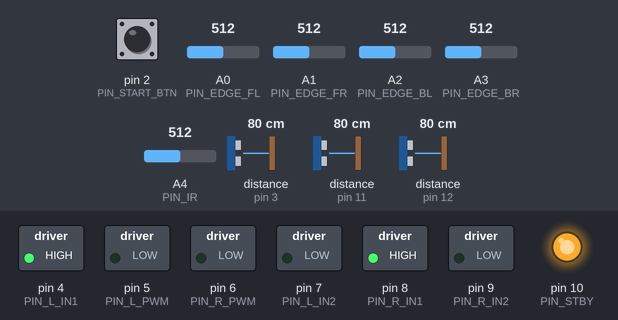
Recording of a sketch running on a simulated Arduino Uno, built with avr-gcc and run on an emulated ATmega328P. Parts: switched loads named in the sketch (green lamp = pin HIGH), output pins drawn as LEDs (lit = HIGH). The inputs (shaded band) are chosen by the test bench; at power-on: pin 2 (PIN_START_BTN) HIGH, distance to the obstacle (sensors on pin 3, pin 12, pin 11) 80 cm, A0 (PIN_EDGE_FL) = 512, A1 (PIN_EDGE_FR) = 512, A2 (PIN_EDGE_BL) = 512, A3 (PIN_EDGE_BR) = 512, A4 (PIN_IR) = 512. The echo pulse lasts 58.3 µs per cm.

Above: at 0.8 s.
0.9 s: pin 2 (PIN_START_BTN) pulled LOW for 0.15 s
4.0 s: distance to the obstacle (sensor on pin 3) set to 2 cm
At 6.9 s:
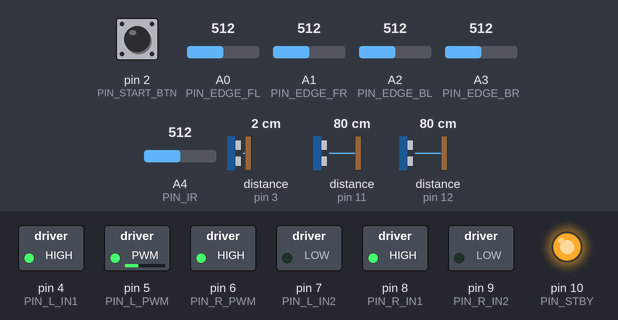
7.0 s: distance to the obstacle (sensor on pin 12) set to 52 cm
8.5 s: distance to the obstacle (sensor on pin 12) set to 41 cm
At 9.7 s:
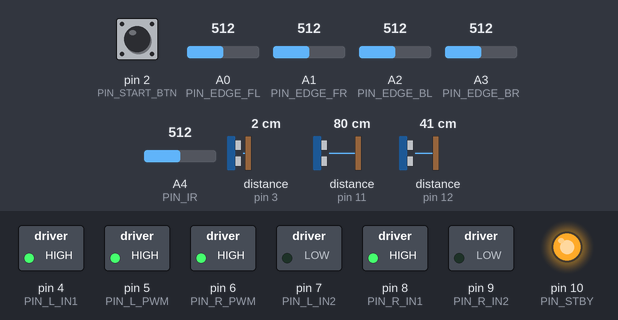
10.0 s: A0 (PIN_EDGE_FL) set to 487
At 10.3 s:
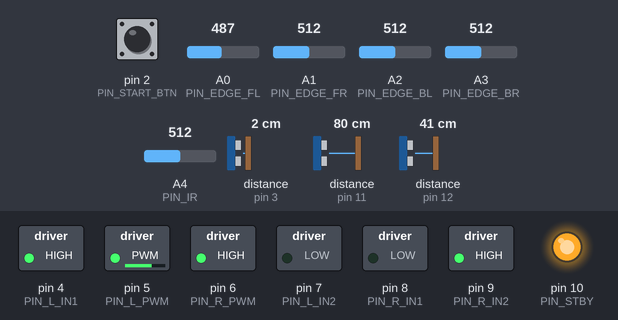
11.5 s: A1 (PIN_EDGE_FR) set to 487
At 12.6 s:
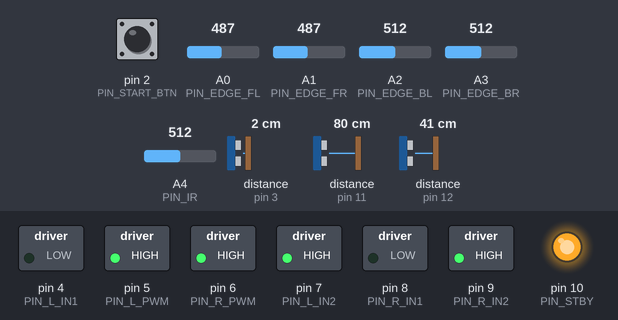
Timing chart, 0 to 14.0 s (numbered marks = the images above; inputs shaded):
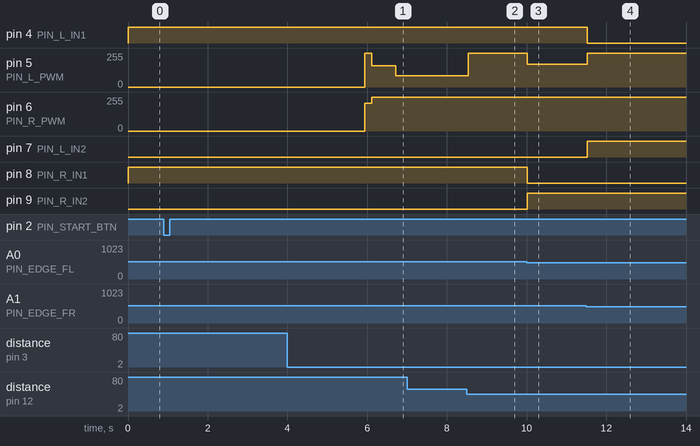

The sketch:

sumobot.ino
```cpp
/*
 * sumobot.ino — "Prototype side wedge" strategy (Phase 5 port of bots/wedge-lever.js)
 *
 * BUILD REQUIREMENT: this code assumes the asymmetric wedge chassis — the front wedge's
 * LEFT corner is the low one (near floor-scraping), the right side higher. The approach
 * arcs slightly right so that low left corner leads into contact and slips under, then
 * the bot levers left to swing onto the opponent's flank and drives them out.
 *
 * Sensor loadout: 3× HC-SR04 ultrasonic (−30°/0°/+30°) + 1× Sharp IR ranger (forward).
 * Ultrasonics are pinged ROUND-ROBIN, one per control tick — three blocking pings per
 * tick would blow the 20 ms loop budget, and simultaneous pings cross-talk. Readings
 * are cached and fused; a reading older than US_STALE_MS is ignored.
 *
 * Sim → hardware mapping (PLAN.md Phase 5):
 *   enemy / sensors   → 3 US + 1 IR fused into {detected, distance, bearing} below
 *   edge.fl/fr/bl/br  → downward reflectance sensors at the corners (white-line detect)
 *   setMotors(l, r)   → drive(l, r): PWM to the two motor drivers, -1..1 per wheel
 *   memory            → static globals (phase, lastBearing, timers)
 *   control tick      → loop() at a fixed LOOP_MS rate
 *
 * Rules honoured: 5 s start freeze after the button press (sensors live, motors dead);
 * search always spins so the bot never sits still (> 5 s stationary = loss); max 2
 * driven wheels; the wedge is passive. Fit your stream's fuse (1–5 A Standard).
 * ⚠ COMPLIANCE CHECK: confirm with RAMSoc whether the downward reflectance edge sensors
 * count against the "up to 4 IR sensors" cap — 4 edge + 1 IR ranger would be 5 if so.
 */

#include <Arduino.h>
#include <math.h>

/* ================= PINS — EDIT to match your wiring ================= */
// Motor driver: TB6612FNG-style (PWM + two direction pins per motor).
// For an L298N wire ENA/ENB to the PWM pins and IN1..IN4 to the direction pins.
const uint8_t PIN_L_PWM = 5,  PIN_L_IN1 = 4,  PIN_L_IN2 = 7;   // left wheel
const uint8_t PIN_R_PWM = 6,  PIN_R_IN1 = 8,  PIN_R_IN2 = 9;   // right wheel
const int8_t  PIN_STBY  = 10;                                  // TB6612 STBY; set -1 if unused

const uint8_t PIN_START_BTN = 2;   // momentary button to GND (INPUT_PULLUP); press starts the 5 s freeze

// Downward corner reflectance sensors (analog). f=front, b=back, l=left, r=right.
const uint8_t PIN_EDGE_FL = A0, PIN_EDGE_FR = A1, PIN_EDGE_BL = A2, PIN_EDGE_BR = A3;

// 3× HC-SR04 ultrasonic at mount angles. Default wiring is SINGLE-PIN mode (TRIG and
// ECHO tied together on one pin — the code mode-switches around each ping), which fits
// the Nano's pin budget. If your modules misbehave single-pin, give each its own ECHO
// pin and update US_ECHO (you'll need to free pins — e.g. tie STBY high and set -1).
const uint8_t N_US = 3;
const uint8_t US_TRIG[N_US]  = { 3, 11, 12 };
const uint8_t US_ECHO[N_US]  = { 3, 11, 12 };   // == TRIG → single-pin mode
const int8_t  US_ANGLE[N_US] = { -30, 0, 30 };  // deg, + = right (same sign convention as the sim)

// 1× Sharp IR ranger (GP2Y0A21YK0F, valid 10–80 cm), facing forward. Mount it recessed
// ~10 cm behind the wedge tip — Sharp output folds back below 10 cm. (The ultrasonics
// cover contact range natively, so the IR is a second opinion, not the close sensor.)
const uint8_t PIN_IR   = A4;
const int8_t  IR_ANGLE = 0;

#define USE_BUMP 0           // 1 = limit switch on the wedge face — the robust "we're engaged" signal
#if USE_BUMP
const uint8_t PIN_BUMP = 13; // switch to GND, INPUT_PULLUP (note: D13's onboard LED can fight the
                             // pullup on some boards — move it if reads are flaky)
#endif

#define DEBUG 0              // 1 = phase/sensor prints on Serial @115200 (adds loop time — off for bouts)

/* ================= TUNING — calibrate ringside, see firmware/README.md ================= */
const uint16_t LOOP_MS   = 20;      // 50 Hz control tick (sim runs 120 Hz; thresholds below are time-based)
const uint16_t FREEZE_MS = 5000;    // rules: 5 s start delay

// Edge sensing. QTR-style analog boards read LOW over the white border (more reflection);
// some digital boards are inverted. VERIFY with DEBUG before the first bout — an inverted
// edge sense is an instant self-out.
#define EDGE_WHITE_IS_LOW 1
const int EDGE_THRESH = 500;        // analog split point between black ring and white border. CALIBRATE

// Enemy sensing. Offsets correct the measured ~5 cm under-read so everything downstream
// (CLOSE_CM, LOST_CM, bearing fusion) works in TRUE centimetres. Re-verify each sensor
// type on the final mount — if the "under-read" was measured from the wedge tip rather
// than the sensor face, it's recess geometry, not sensor error, and belongs at 0.
const float    US_OFFSET_CM = 5.0f; // HC-SR04 correction
const float    IR_OFFSET_CM = 5.0f; // Sharp correction
const float    SENSE_MAX_CM = 80;   // detection range (sim SENSOR_RANGE)
const uint16_t US_STALE_MS  = 150;  // ignore cached ultrasonic readings older than this
const float    CLOSE_CM     = 15;   // "contact range" (sim: 14)
const float    LOST_CM      = 22;   // push phase: disengage beyond this (sim: 22)

// The lever maneuver.
const uint16_t ENGAGE_MS      = 150;  // sustained-close time = "low corner is under" (sim: 8 ticks ≈ 67 ms)
const float    LEVER_EXIT_DEG = 25;   // bearing swing = "flank exposed". Sim used 45°, but the fused
                                      // bearing can never exceed the outermost mount angle (±30° here),
                                      // so exit just inside it — or on the timeout below.
const uint16_t LEVER_MAX_MS   = 600;  // FOV fallback: if the swing can't be confirmed, commit to the push
const uint16_t EDGE_LATCH_MS  = 120;  // hold an edge evasive at least this long (debounces sensor chatter)

// Drive shape (duty ratios; real drivetrains differ from the sim — tune these ringside).
const float APPROACH_ARC = 0.78;    // right-wheel duty on approach: slight right arc → low LEFT corner leads
const float LEVER_INSIDE = 0.55;    // left-wheel duty while levering left (right wheel at 1.0)
const float PUSH_ARC     = 0.2;     // inside-wheel duty when steering during the push
const float STEER_DEG    = 8;       // push-phase steering deadband
const float SEARCH_SPIN  = 0.55;    // search spin duty

// Motor linearisation.
const uint8_t MIN_DUTY = 40;        // PWM below this doesn't turn the wheels. CALIBRATE
const float   TRIM_L = 1.00, TRIM_R = 1.00;  // balance so drive(1,1) tracks straight. CALIBRATE

/* ================= types + state ("memory" in the sim) ================= */
struct Edge  { bool fl, fr, bl, br; };
struct Enemy { bool detected; float distance; float bearing; };
enum Phase : uint8_t { APPROACH, LEVER, PUSH };

Phase    phase        = APPROACH;
float    lastBearing  = 0;      // sim: memory.lastBearing — which side to search toward
uint32_t closeSinceMs = 0;      // sim: memory.eng — 0 = not currently close
uint32_t leverStartMs = 0;
uint32_t freezeEndMs  = 0;
uint8_t  edgeLatch    = 0;      // 0 none · 1 both-front · 2 FL · 3 FR · 4 rear
uint32_t edgeLatchEnd = 0;
uint32_t lastTickMs   = 0;

// Ultrasonic round-robin cache.
float    usDist[N_US] = { NAN, NAN, NAN };
uint32_t usSeen[N_US] = { 0, 0, 0 };
uint8_t  usNext       = 0;

/* ================= motors ================= */
void motorWrite(uint8_t pwmPin, uint8_t in1, uint8_t in2, float cmd, float trim) {
  cmd = constrain(cmd * trim, -1.0f, 1.0f);
  digitalWrite(in1, cmd >= 0 ? HIGH : LOW);
  digitalWrite(in2, cmd >= 0 ? LOW  : HIGH);
  float mag = fabsf(cmd);
  analogWrite(pwmPin, mag < 0.02f ? 0 : (uint8_t)(MIN_DUTY + mag * (255 - MIN_DUTY)));
}

// setMotors(l, r) from the sim: each wheel -1..1.
void drive(float l, float r) {
  motorWrite(PIN_L_PWM, PIN_L_IN1, PIN_L_IN2, l, TRIM_L);
  motorWrite(PIN_R_PWM, PIN_R_IN1, PIN_R_IN2, r, TRIM_R);
}

/* ================= sensors ================= */
bool overWhite(uint8_t pin) {
  int raw = analogRead(pin);
#if EDGE_WHITE_IS_LOW
  return raw < EDGE_THRESH;
#else
  return raw > EDGE_THRESH;
#endif
}

Edge readEdges() {
  Edge e;
  e.fl = overWhite(PIN_EDGE_FL); e.fr = overWhite(PIN_EDGE_FR);
  e.bl = overWhite(PIN_EDGE_BL); e.br = overWhite(PIN_EDGE_BR);
  return e;
}

// One HC-SR04 ping. Handles single-pin mode (TRIG == ECHO) by mode-switching.
float usPingCm(uint8_t i) {
  uint8_t t = US_TRIG[i], e = US_ECHO[i];
  if (t == e) pinMode(t, OUTPUT);
  digitalWrite(t, LOW);  delayMicroseconds(2);
  digitalWrite(t, HIGH); delayMicroseconds(10);
  digitalWrite(t, LOW);
  if (t == e) pinMode(e, INPUT);
  uint32_t us = pulseIn(e, HIGH, 5000);      // ~86 cm cap → ≤5 ms block, keeps the 50 Hz tick
  if (!us) return NAN;
  float d = us / 58.0f + US_OFFSET_CM;
  return d > SENSE_MAX_CM ? NAN : d;
}

// GP2Y0A21YK0F voltage→cm. Swap the curve if you mount a different ranger. CALIBRATE.
float irReadCm(uint8_t pin) {
  float v = analogRead(pin) * (5.0f / 1023.0f);
  if (v < 0.45f) return NAN;                 // beyond range — nothing there
  float d = 27.86f * powf(v, -1.15f) + IR_OFFSET_CM;
  if (d < 4 || d > SENSE_MAX_CM) return NAN;
  return d;
}

// Fold one valid reading into the fused enemy estimate.
void fold(Enemy &en, float &wSum, float &aSum, float d, int8_t angle) {
  en.detected = true;
  if (d < en.distance) en.distance = d;
  float w = SENSE_MAX_CM - d;                // nearer readings dominate the bearing
  wSum += w; aSum += w * angle;
}

// Fuse like the sim's `enemy`: detected / nearest distance / proximity-weighted bearing.
// Pings ONE ultrasonic per call (round-robin) — full sweep every 3 ticks (60 ms).
Enemy senseEnemy() {
  uint32_t now = millis();
  usDist[usNext] = usPingCm(usNext);
  usSeen[usNext] = now;
  usNext = (usNext + 1) % N_US;

  Enemy en = { false, 1e9f, 0 };
  float wSum = 0, aSum = 0;
  for (uint8_t i = 0; i < N_US; i++) {
    if (isnan(usDist[i]) || now - usSeen[i] > US_STALE_MS) continue;
    fold(en, wSum, aSum, usDist[i], US_ANGLE[i]);
  }
  float ir = irReadCm(PIN_IR);
  if (!isnan(ir)) fold(en, wSum, aSum, ir, IR_ANGLE);
  if (en.detected && wSum > 0) en.bearing = aSum / wSum;
  return en;
}

bool bumpPressed() {
#if USE_BUMP
  return digitalRead(PIN_BUMP) == LOW;
#else
  return false;
#endif
}

/* ================= setup: arm → button → 5 s freeze ================= */
void setup() {
  pinMode(PIN_L_PWM, OUTPUT); pinMode(PIN_L_IN1, OUTPUT); pinMode(PIN_L_IN2, OUTPUT);
  pinMode(PIN_R_PWM, OUTPUT); pinMode(PIN_R_IN1, OUTPUT); pinMode(PIN_R_IN2, OUTPUT);
  if (PIN_STBY >= 0) { pinMode(PIN_STBY, OUTPUT); digitalWrite(PIN_STBY, HIGH); }
  pinMode(PIN_START_BTN, INPUT_PULLUP);
  for (uint8_t i = 0; i < N_US; i++) {
    if (US_TRIG[i] != US_ECHO[i]) { pinMode(US_TRIG[i], OUTPUT); pinMode(US_ECHO[i], INPUT); }
    // single-pin sensors are mode-switched per ping in usPingCm()
  }
#if USE_BUMP
  pinMode(PIN_BUMP, INPUT_PULLUP);
#endif
#if DEBUG
  Serial.begin(115200);
  Serial.println(F("side-wedge: armed, waiting for start button"));
#endif
  drive(0, 0);
  while (digitalRead(PIN_START_BTN) == HIGH) {}   // wait for the press
  delay(30);                                      // debounce
  freezeEndMs = millis() + FREEZE_MS;
}

/* ================= control tick — mirrors bots/wedge-lever.js ================= */
void loop() {
  uint32_t now = millis();
  if (now - lastTickMs < LOOP_MS) return;
  lastTickMs = now;

  Edge  e  = readEdges();
  Enemy en = senseEnemy();

#if DEBUG
  static uint32_t dbgMs = 0;
  if (now - dbgMs > 250) {
    dbgMs = now;
    Serial.print(F("ph=")); Serial.print(phase);
    Serial.print(F(" det=")); Serial.print(en.detected);
    Serial.print(F(" d=")); Serial.print(en.distance);
    Serial.print(F(" brg=")); Serial.print(en.bearing);
    Serial.print(F(" us=")); Serial.print(usDist[0]); Serial.print('/');
    Serial.print(usDist[1]); Serial.print('/'); Serial.print(usDist[2]);
    Serial.print(F(" edge=")); Serial.print(e.fl); Serial.print(e.fr);
    Serial.print(e.bl); Serial.println(e.br);
  }
#endif

  // --- 5 s start freeze: motors dead, sensors live — plan into memory (sim: frozen) ---
  if (now < freezeEndMs) {
    if (en.detected) lastBearing = en.bearing;
    drive(0, 0);
    return;
  }

  // --- SELF-PRESERVATION first — overrides every phase (sim: edge guard preamble) ---
  uint8_t evade = 0;
  if      (e.fl && e.fr) evade = 1;
  else if (e.fl)         evade = 2;
  else if (e.fr)         evade = 3;
  else if (e.bl || e.br) evade = 4;
  if (evade) { edgeLatch = evade; edgeLatchEnd = now + EDGE_LATCH_MS; }
  else if ((int32_t)(now - edgeLatchEnd) >= 0) edgeLatch = 0;

  if (edgeLatch) {
    switch (edgeLatch) {
      case 1: drive(-1, -1);       break;   // both front corners on the line → straight back
      case 2: drive(0.6f, -1);     break;   // front-left → back off swinging right
      case 3: drive(-1, 0.6f);     break;   // front-right → back off swinging left
      case 4: drive(1, 1);         break;   // rear corner → drive forward into the ring
    }
    if (edgeLatch != 4) { phase = APPROACH; closeSinceMs = 0; }
    return;
  }

  // --- ENGAGEMENT: approach → lever → push (the side-wedge maneuver) ---
  if (en.detected) {
    lastBearing = en.bearing;
    bool close = en.distance < CLOSE_CM || bumpPressed();

    switch (phase) {
      case APPROACH:
        // Arc in with a slight right bias so the LOW LEFT wedge corner leads into contact.
        drive(1, APPROACH_ARC);
        if (close) { if (!closeSinceMs) closeSinceMs = now; }
        else closeSinceMs = 0;
        if (closeSinceMs && now - closeSinceMs >= ENGAGE_MS) {   // proxy for "low corner is under"
          phase = LEVER; leverStartMs = now;
        }
        break;

      case LEVER:
        // Turn left while pushing (right wheel faster) → lever them around, swing onto the flank.
        drive(LEVER_INSIDE, 1);
        if (fabsf(en.bearing) > LEVER_EXIT_DEG ||
            now - leverStartMs >= LEVER_MAX_MS) phase = PUSH;    // flank exposed (or FOV can't confirm — commit)
        if (!close) { phase = APPROACH; closeSinceMs = 0; }      // slipped off — re-approach
        break;

      case PUSH:
        // Drive through their exposed side.
        if      (en.bearing >  STEER_DEG) drive(1, PUSH_ARC);
        else if (en.bearing < -STEER_DEG) drive(PUSH_ARC, 1);
        else                              drive(1, 1);
        if (en.distance > LOST_CM) { phase = APPROACH; closeSinceMs = 0; }
        break;
    }
    return;
  }

  // --- SEARCH: spin toward the last known side. Always moving — a bot stationary > 5 s loses. ---
  phase = APPROACH; closeSinceMs = 0;
  float dir = lastBearing >= 0 ? 1 : -1;
  drive(SEARCH_SPIN * dir, -SEARCH_SPIN * dir);
}
```

Measured:
- the behaviour switches between 47 and 46 cm on distance to the obstacle (sensor on pin 12) (found by bisection; images 1 and 2)
- the behaviour switches between 500 and 499 on A0 (PIN_EDGE_FL) (found by bisection; images 2 and 3)
- the behaviour switches between 500 and 499 on A1 (PIN_EDGE_FR) (found by bisection; images 3 and 4)
- after the input at 0.9 s, every drawn part: stays the same
- after the input at 7.0 s, every drawn part: stays the same
- after the input at 8.5 s, pin 5 (PIN_L_PWM): 83/255 → 255/255 at once
- after the input at 10.0 s, pin 5 (PIN_L_PWM): 255/255 → 169/255 at once; pin 8 (PIN_R_IN1): HIGH → LOW at once; pin 9 (PIN_R_IN2): LOW → HIGH at once
- after the input at 11.5 s, pin 4 (PIN_L_IN1): HIGH → LOW at once; pin 5 (PIN_L_PWM): 169/255 → 255/255 at once; pin 7 (PIN_L_IN2): LOW → HIGH at once
